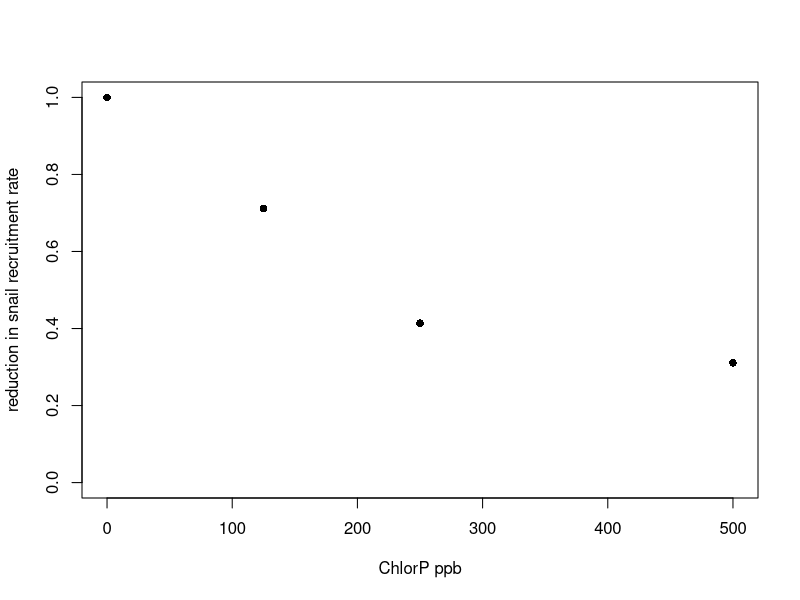

This figure's R source: (Note: this script raises an error after producing the figure.)
#This work is licensed under a Creative Commons Attribution-NonCommercial 4.0 International License#########
#<http://creativecommons.org/licenses/by-nc/4.0/> by Christopher Hoover, Arathi Arakala, Manoj Gambhir 
#and Justin Remais. This work was supported in part by the National Institutes of Health/National Science 
#Foundation Ecology of Infectious Disease program funded by the Fogarty International Center 
#(grant R01TW010286), the National Institute of Allergy and Infectious Diseases (grant K01AI091864), 
#and the National Science Foundation Water Sustainability and Climate Program (grant 1360330).

#Per the terms of this license, if you are making derivative use of this work, you must identify that 
#your work is a derivative work, give credit to the original work, provide a link to the license, 
#and indicate changes that were made.###############

#Toxicity to snails from Ibrahim 1992 ###################
  snail.repro = data.frame(dose = c(0,125,250,500),
                           f_red = c(1, 3005/4225, 1749/4225, 1313/4225))
  
  
  plot(snail.repro$dose, snail.repro$f_red, ylim = c(0,1), pch = 16, 
       ylab = 'reduction in snail recruitment rate', xlab = 'ChlorP ppb')
  
  mod1<-nls(f_red ~ exp(-b*(dose+1e-6)), data=snail.repro, start = list(b=0.1))
    summary(mod1)
    
  dose = c(0:500)
  y = exp(-0.0028479*(dose))
  
  lines(dose, y, lty=2, col='red')
  
#toxicity to prawns from Halstead 2015 ############################
  pred.mort<-data.frame('dose'=c(0,0.64,3.2,6.4,32,64),
                        'death'=c(0,0,0,0.6,1,1))
  
  plot(pred.mort$dose, pred.mort$death, pch = 16, 
       ylab = 'predator mortality', xlab = 'chlorP ppb')
  
  mod2<-nls(death ~ exp(b*exp(-dose)), data=pred.mort, start = list(b = -4))
    summary(mod2)
    
  y2 = exp(-3.074e+02 *exp(-dose)) 
  
  lines(dose, y2, lty=2, col='red')
  